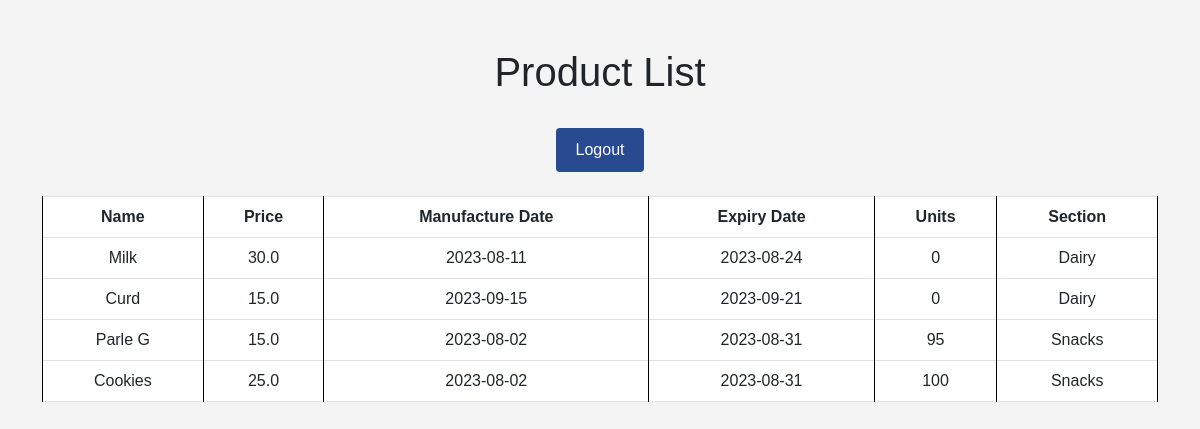
Page /product_list (signed in) on the committed database.
### model.py (models this page shows, shortened)
class Product(db.Model):
    id = db.Column(db.Integer, primary_key=True)
    name = db.Column(db.String(80), unique=True, nullable=False)
    price = db.Column(db.Float, nullable=False)
    manufacture_date = db.Column(db.DateTime , nullable = False)
    exp_date = db.Column(db.DateTime , nullable = False)
    section_id = db.Column(db.Integer, db.ForeignKey('section.id'), nullable=False)
    units = db.Column(db.Integer,nullable = False)
    section = db.relationship('Section', backref=db.backref('products', lazy=True))

class Section(db.Model):
    id = db.Column(db.Integer, primary_key=True)
    name = db.Column(db.String(80), unique=True, nullable=False)

### admin.py (the view)
@app.route('/product_list')
def product_list():
    if not current_user.is_admin:
        return redirect(url_for('user'))
    products = Product.query.all()
    return render_template('product_list.html', products=products)

### model.py (called while the page is built)
@login_manager.user_loader
def load_user(user_id):
    user = User.query.get(int(user_id))
    return user

### templates/product_list.html (shortened to what this page needs)
<!DOCTYPE html>
<html>
<head>
    <link rel="stylesheet" href="https://cdnjs.cloudflare.com/ajax/libs/bootstrap/5.3.0/css/bootstrap.min.css">
</head>
<body>
    <div class="container mt-5">
        <h1 class="text-center">Product List</h1>
        <br>
        <div class="text-center">
            <a href="{{ url_for('admin_logout') }}" class="logout-button">Logout</a>
        </div>
        <br>
        <table class="table table-bordered">
            <thead>
                <tr>
                    <th style="text-align: center;">Name</th>
                    <th style="text-align: center;">Price</th>
                    <th style="text-align: center;">Manufacture Date</th>
                    <th style="text-align: center;">Expiry Date</th>
                    <th style="text-align: center;">Units</th>
                    <th style="text-align: center;">Section</th>
                </tr>
            </thead>
            <tbody>
                {% for product in products %}
                    <tr>
                        <td style="text-align: center;">{{ product.name }}</td>
                        <td style="text-align: center;">{{ product.price }}</td>
                        <td style="text-align: center;">{{ product.manufacture_date.strftime('%Y-%m-%d') }}</td>
                        <td style="text-align: center;">{{ product.exp_date.strftime('%Y-%m-%d') }}</td>
                        <td style="text-align: center;">{{ product.units }}</td>
                        <td style="text-align: center;">{{ product.section.name }}</td>
                    </tr>
                {% endfor %}
            </tbody>
        </table>
    </div>
</body>
</html>

### templates/product_list.html (style rules this page uses)
body { font-family: Arial, sans-serif; background-color: #f4f4f4; }
table { border-collapse: collapse; width: 100%; }
th, td { border: 1px solid #000; padding: 8px; text-align: left; }
tr:nth-child(even) { background-color: #f2f2f2; }
th { background-color: #333; color: #fff; }
.logout-button { background-color: rgb(40, 74, 145); color: #fff; border: none; padding: 10px 20px; border-radius: 4px; cursor: pointer; text-decoration: none; display: inline-block; vertical-align: middle; }

### rows in the picture
Product: name "Milk", price "30.0", manufacture_date "2023-08-11", exp_date "2023-08-24", units "0", section.name "Dairy"
Product: name "Curd", price "15.0", manufacture_date "2023-09-15", exp_date "2023-09-21", units "0", section.name "Dairy"
Product: name "Parle G", price "15.0", manufacture_date "2023-08-02", exp_date "2023-08-31", units "95", section.name "Snacks"
Product: name "Cookies", price "25.0", manufacture_date "2023-08-02", exp_date "2023-08-31", units "100", section.name "Snacks"
